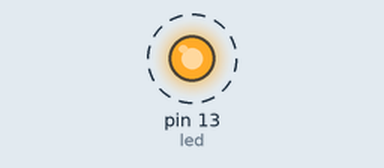
Recording of a sketch running on a simulated Arduino Uno, built with avr-gcc and run on an emulated ATmega328P. On the bench: output pins drawn as LEDs (lit = HIGH). Dashed ring = blinking. EEPROM starts erased.

Above: at 0.5 s.
Timing chart, 0 to 4.6 s (numbered marks = the images above):
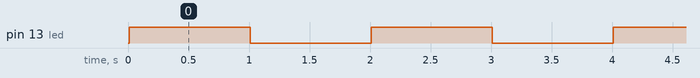

The sketch:

6.1.5-EEPROMUnion.ino
```cpp
/*
OpenJumper Examples
写入float类型到EEPROM
奈何col  2013.2.2
www.openjumper.com
*/

#include <EEPROM.h>
union data {
    float a;
    byte b[4];
};
data c;
int addr = 0;
int led = 13;

void setup()
{
    c.a = 987.65;
    for (int i = 0; i < 4; i++)
        EEPROM.write(i, c.b[i]);
    pinMode(led, OUTPUT);
}

void loop()
{
    //LED闪烁，提示任务已完成
    digitalWrite(led, HIGH);
    delay(1000);
    digitalWrite(led, LOW);
    delay(1000);
}
```

Measured:
- by itself, pin 13 (led): alternates HIGH for 1.0 s and LOW for 1.0 s
